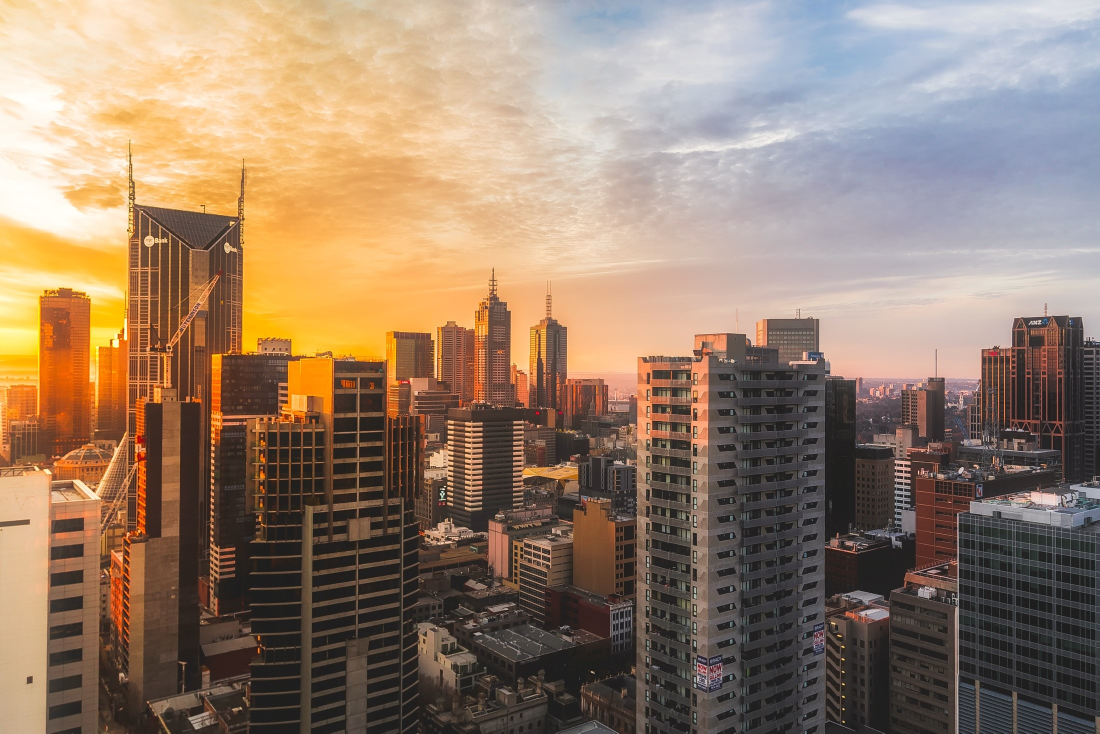
#> input picture 15 Matplotlib/building.jpg, 2200 x 1467 px (shown at 1/2 size)
$ jupyter execute --allow-errors Matplotlib.ipynb
#> lines starting #> are read from the running program, lines starting #| are printed output that depends on the picture
# Matplotlib
- Matplotlib is a comprehensive library for creating static, animated, and interactive visualizations in Python
- https://matplotlib.org/

### Installation

- pip install matplotlib
- conda install matplotlib

[cell 1]
import matplotlib.pyplot as plt
import pandas as pd
import numpy as np

### Simple graph

[cell 2]
x = list(range(1,6))
y = [n**2 for n in x]
# Plot the canvas
plt.plot(x, y)
# display the graph
plt.show()
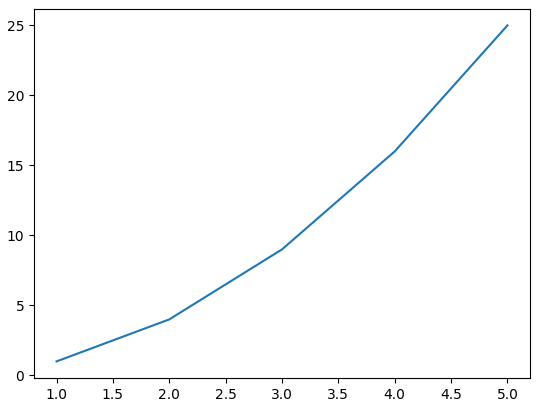
#> figure drawn by matplotlib, 1 panel

###### Add title ,labels and plotting variables

[cell 3]
x = list(range(1,6))
y = [n**2 for n in x]


plt.plot(x, y, color='purple', linewidth=2)
# X and Y Labels.
plt.xlabel('Number')
plt.ylabel('Square')
# Title
plt.title('Squares of Numbers',  pad=20)
plt.show()
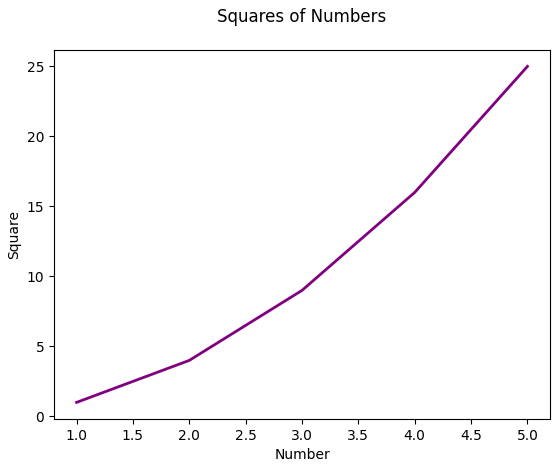
#> figure drawn by matplotlib, 1 panel

[cell 4]
#plt.style.use('dark_background')
# https://tonysyu.github.io/raw_content/matplotlib-style-gallery/gallery.html
# to check the available styles: plt.style.available
# X,y data
x=[5,8,10]
y=[12,16,6]

# X2,y2 data
x2=[6,9,12]
y2=[6,15,7]

#plot canvas
# linewidth parameter controls the thickness of the that is plotted.
plt.plot(x2,y2, c='#FF00E8',linewidth=3, label='Two')
plt.plot(x, y, 'g', label='One')

plt.legend(loc='upper left')
#title
plt.title('Simple graph ', color='#FF00B9', pad=20)
plt.ylabel('Y axis ')
plt.xlabel('x axis')

#https://matplotlib.org/stable/gallery/color/named_colors.html
#https://matplotlib.org/stable/api/_as_gen/matplotlib.pyplot.legend.html
plt.grid(True,color='red')
#show graph
plt.show()
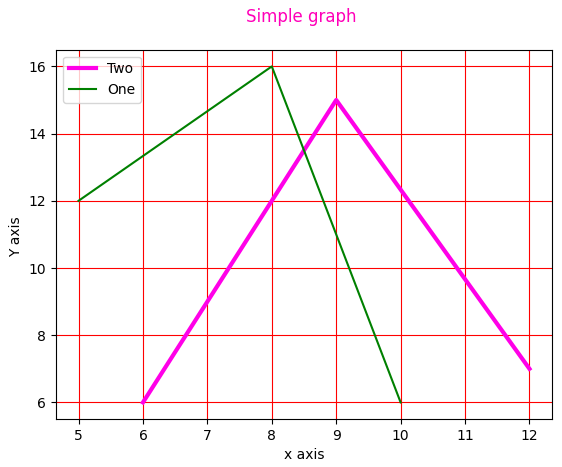
#> figure drawn by matplotlib, 1 panel

# Pyplot vs. Object-Oriented interface

### Pyplot Interface
- Pyplot is the stateful interface of matplotlib.
- This means that, behind the scenes, Pyplot stores the state of your figure and axes objects, so you don’t have to.
- All the pyplot commands make changes and modify the same figure.
- This interface allows us to quickly and easily generate plots.
- The state-based nature of the interface allows us to add elements and/or modify the plot as we need, when we need it.

[cell 5]
import numpy as np
x = np.linspace(0, 2, 100)

plt.figure(figsize = (14, 7))
plt.plot(x, x, label='linear')  # Plot some data on the (implicit) axes.
plt.plot(x, x**2, label='Square')  # etc.
plt.plot(x, x**3, label='cubic')
plt.xlabel('x label')
plt.ylabel('y label')
plt.title("Simple Plot")
plt.legend()
plt.show()
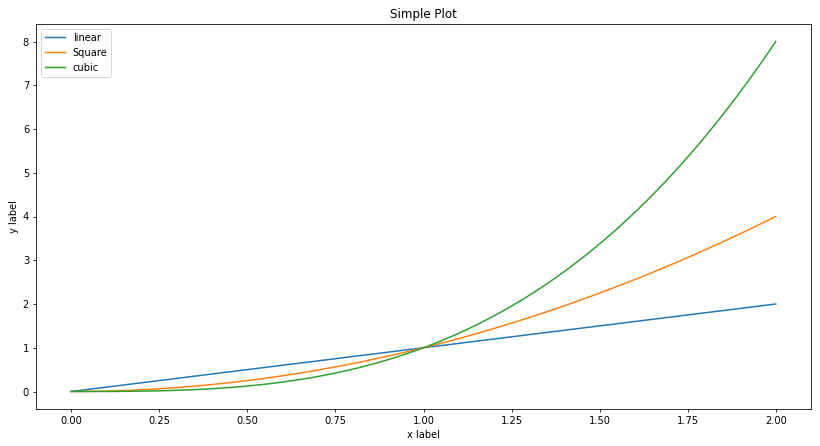
#> figure drawn by matplotlib, 1 panel; curve peaks at x = 2, y = 2; curve peaks at x = 2, y = 4; curve peaks at x = 2, y = 8

### Object-oriented Interface
- While it is easy to quickly generate plots with the matplotlib.pyplot module, the use of object-oriented approach is recommended as it gives more control and customization of your plots. Most of the functions are also available in the matplotlib.axes.Axes class
- When using the OO interface, it helps to know how the matplotlib structures its plots. The final plot that we see as the output is a ‘Figure’ object.
- The <i><b>Figure</b></i> object is the top level container for all the other elements that make up the graphic image. These “other” elements are called <i><b>Artists</b></i>.
- The Figure object can be thought of as a canvas, upon which different artists act to create the final graphic image. - This Figure can contain any number of various artists.
###### Read more about pyplot interface and OO Interface:
https://matplotlib.org/matplotblog/posts/pyplot-vs-object-oriented-interface/

[cell 6]
x = list(range(1,6))
y = [n**2 for n in x]
y1 = [n**3 for n in x]

fig1, (ax1, ax2) = plt.subplots(2, 1,figsize=(12,7), sharex=True)
# https://matplotlib.org/stable/api/markers_api.html
# https://matplotlib.org/stable/gallery/lines_bars_and_markers/linestyles.html
ax1.plot(x, y, color='m', marker='s', markersize=15, linestyle='dashdot', label='square')
ax1.set_title("Advertisement effect on sales")
ax1.set_ylabel('Square', color= 'red')
ax1.tick_params(axis="y", labelcolor="green")

ax2.plot(x, y1, c='g', marker='o', linestyle='solid', markersize=15, label='Cube')
ax2.set_title("Advertisement effect on Purchases")
ax2.set_ylabel('Cube', color= 'red')
ax2.tick_params(axis="y", labelcolor="green")
ax2.set_xlabel('Numbers')

fig1.legend()
plt.tight_layout()
plt.show()
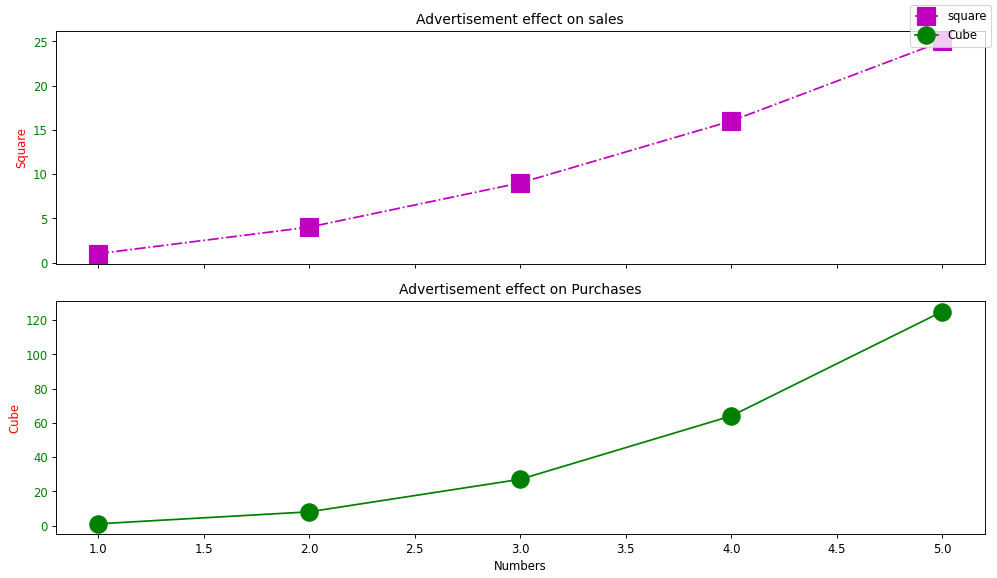
#> figure drawn by matplotlib, 2 panels
# To save the plot
plt.savefig('plot.png')

## Bar Charts

A bar chart or bar graph is a chart or graph that presents categorical data with rectangular bars with heights or lengths proportional to the values that they represent.

[cell 7]
# Data
x = [1,3,5,7,9]
y = [5,2,7,8,2]
plt.bar(x, y, color='#FF00B9')
# lables
plt.xlabel('bar number')
plt.ylabel('bar height')

# title
plt.title(' Bar chart Graph')
#show graph
plt.show()
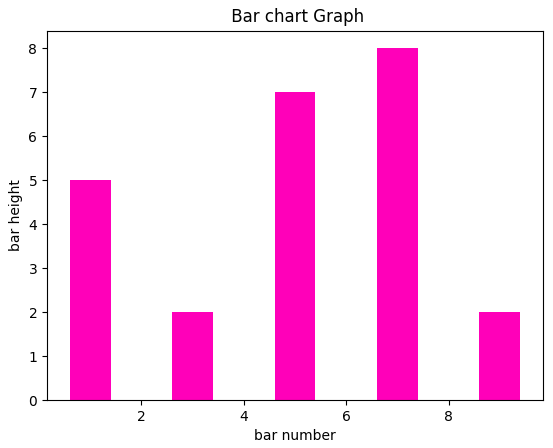
#> figure drawn by matplotlib, 1 panel; tallest bar 8 high, from x = 6.6 to 7.4

###### Let load data from a csv file.

#> (a cell that did not finish here is left out)

- We want to create bar charts for the data.
- The data represents the median salaries for developers in 2019 (Stackoverflow Survey).

#> (a cell that did not finish here is left out)

## Pie Chart
- A type of graph in which a circle is divided into sectors called **slices**, that each represent a proportion of the whole.
- Suited for categorical Data with just a few categories usually less that 5.
- Documentation: https://matplotlib.org/stable/api/_as_gen/matplotlib.pyplot.pie.html

#> (a cell that did not finish here is left out)

[cell 11]
from collections import Counter
language_counter = Counter()
#> (the rest of this cell did not finish here and is left out)

#> (a cell that did not finish here is left out)

[cell 13]
colors = ['#FFA07A', '#CCCCFF', '#DE3163', '#FF00FF', '#00FFFF']
#> (the rest of this cell did not finish here and is left out)

## Histograms

- A histogram is an accurate representation of the distribution of numerical data.
- It is an estimate of the probability distribution of a continuous variable
- A histogram lets you discover, and show, the underlying frequency distribution (shape) of a set of continuous data.
- This allows the inspection of the data for its underlying distribution (e.g., normal distribution), outliers, skewness, etc.

- There are two key features in a histogram−

    - Bins
    - Counts
    ###### Bin
        - A bin is a subrange of values that fall within the range of a dataset.
        - eg when using year , a valid bin may be each month or 0 - 6 hours if we are using hours of the day.
        - Bins must be the same in width.

    ###### Count
        - A count is a number that falls within a bins range.
        - eg 1000 customers in a month. The count for that bin is 1000.
        - Or 100 customers arrive at a procery between midnight and 6am. The bin count is 100.
- Docs: https://matplotlib.org/stable/api/_as_gen/matplotlib.pyplot.hist.html

#> (a cell that did not finish here is left out)

#> (a cell that did not finish here is left out)

[cell 16]
#df.query("Age > 20 & Age < 30").count()

## Scatter plots¶

- Scatter plots are used to plot data points on horizontal and vertical axis in the attempt to show how much one variable is affected by another.
- Explains the correlation between datapoints.
- Docs: https://matplotlib.org/stable/api/_as_gen/matplotlib.pyplot.scatter.html

#> (a cell that did not finish here is left out)

#> (a cell that did not finish here is left out)

### Plotting Time Series Data

[cell 19]
from matplotlib import dates as mpl_dates
from datetime import datetime, timedelta
dates = [
    datetime(2022, 1, 21),
    datetime(2022, 1, 22),
    datetime(2022, 1, 23),
    datetime(2022, 1, 24),
    datetime(2022, 1, 25),
    datetime(2022, 1, 26),
    datetime(2022, 1, 27),
    datetime(2022, 1, 28),
    datetime(2022, 1, 29),
    datetime(2022, 1, 30)
]
y = [0,1,3,4,6,9,10,12,5, 8]

[cell 20]
plt.figure(figsize=(8,7))
plt.plot_date(
    dates,
    y,
    linestyle='solid',
)
# Rotate the dates
plt.gcf().autofmt_xdate()
# # Dates format
dates_format = mpl_dates.DateFormatter('%B, %d %Y')
plt.gca().xaxis.set_major_formatter(dates_format)
plt.show()

## Box plot
- Boxplot is a method for graphically depicting groups of numerical data through their quartiles.
- Boxplot gives a sense of central tendency and spread of data.
- A box plot which is also known as a whisker plot displays a summary of a set of data containing the minimum, first quartile, median, third quartile, maximum and outliers.

[cell 21]
# Creating dataset
np.random.seed(10)
data = np.random.normal(100, 20, 200)

fig = plt.figure(figsize =(10, 7))

# Creating plot
plt.boxplot(data, vert=False)

# show plot
plt.grid(False)
plt.show()
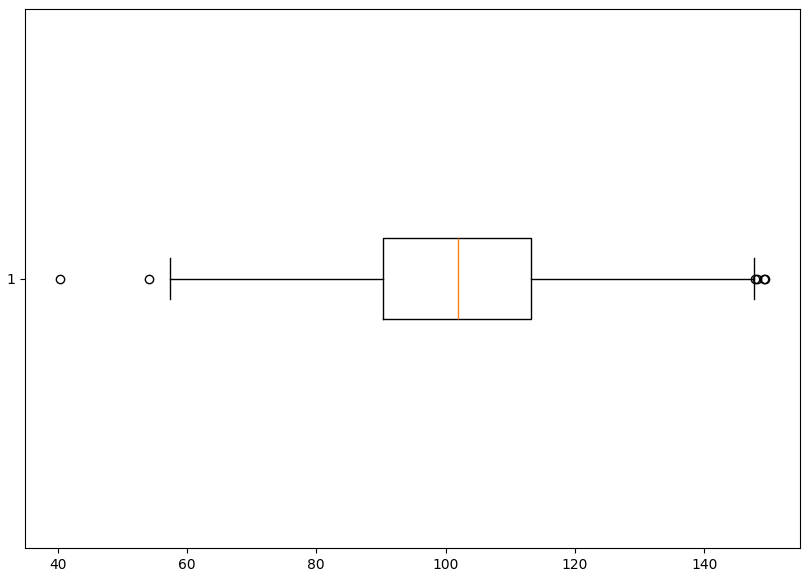
#> figure drawn by matplotlib, 1 panel

## 3D Surface plot

Surface plot shows a functional relationship between a designated dependent variable (Y), and two independent variables (X and Z)

[cell 22]
x = np.outer(np.linspace(-2, 2, 30), np.ones(30))
y = x.copy().T # transpose
z = np.cos(x ** 2 + y ** 2)

fig = plt.figure()
ax = plt.axes(projection='3d')

ax.plot_surface(x, y, z,cmap='viridis', edgecolor='none')
ax.set_title('Surface plot')
plt.show()
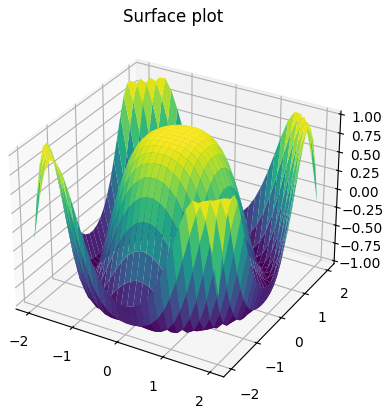
#> figure drawn by matplotlib, 1 panel

## Working with Images

- The image module in Matplotlib package provides functionalities required for loading, rescaling and displaying image.

[cell 23]
import matplotlib.image as mpimg
# The imread() function is used to read image data in an ndarray object of float32 dtype.
img = mpimg.imread('building.jpg')
#> img is the input picture: shape (1467, 2200, 3); mean R, G, B 150.1, 127.3, 108

[cell 24]
img

[cell 25]
img.shape
#> Out = (1467, 2200, 3)
#RGB image

[cell 26]
imgplot = plt.imshow(img)
plt.grid(True)

[cell 27]
section = img[600:1467, 1250:1750]
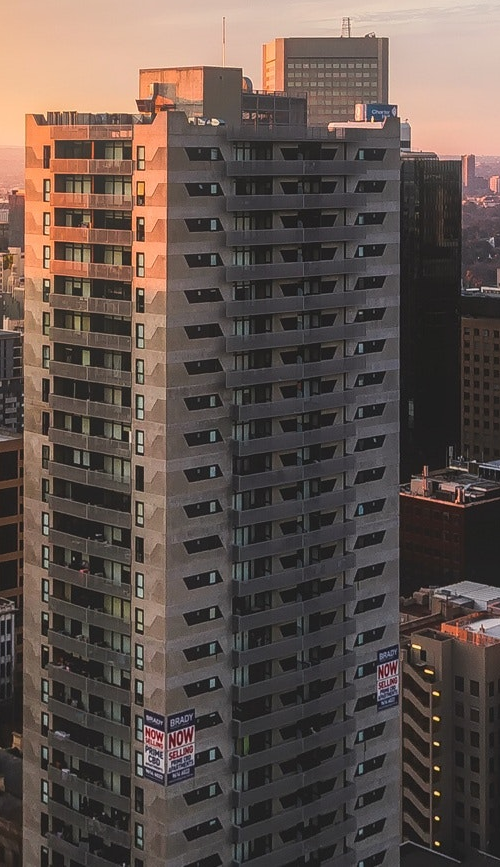
#> section: shape (867, 500, 3); mean R, G, B 96.1, 82.5, 76.3

[cell 28]
section.shape
#> Out = (867, 500, 3)

[cell 29]
section

[cell 30]
imgplot = plt.imshow(section)

Any array containing image data can be saved to a disk file by executing the imsave() function. Here a vertically flipped version of the original png file is saved by giving origin parameter as lower

[cell 31]
plt.imsave("logo.png", section, cmap = 'gray', origin = 'lower')
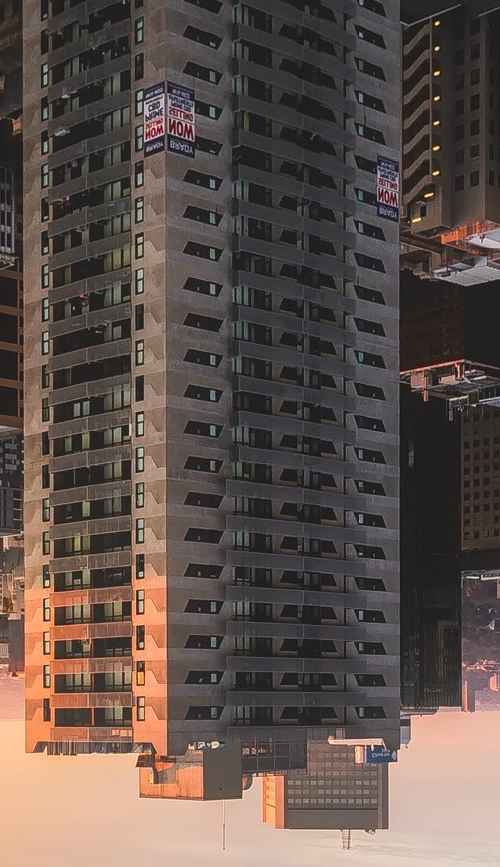
#> saved as logo.png: shape (867, 500, 3); mean R, G, B 96.1, 82.5, 76.3

[cell 32]
img = mpimg.imread('logo.png')
#> img: shape (867, 500, 4) float32
imgplot = plt.imshow(img)
